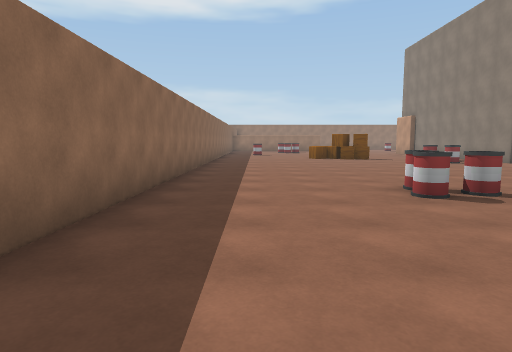
View 1 (above)

17 first-person views from a walk through a 3-D level made in the Unity game engine. The camera is 1.3 m above the floor, tilts 6° down and sees 75° across. The floor is counted in squares, 2 m on a side. Each view is taken from the middle of a square. On the plan, view 1 faces up. The plan holds only what a view shows up to about 10 squares ahead; the rest is blank. The place goes on beyond the plan. Some animated figures are left out.

View 2
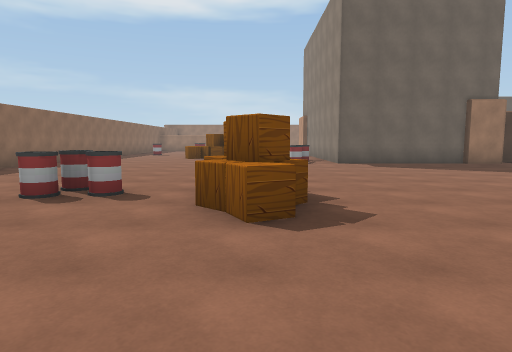

View 3
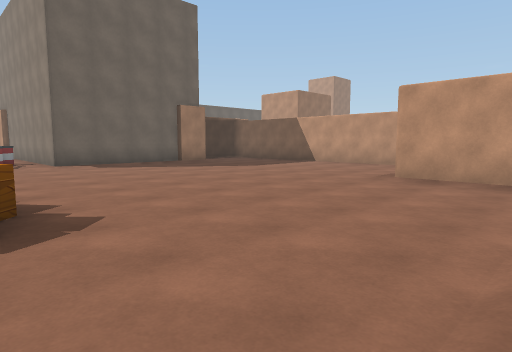

View 4
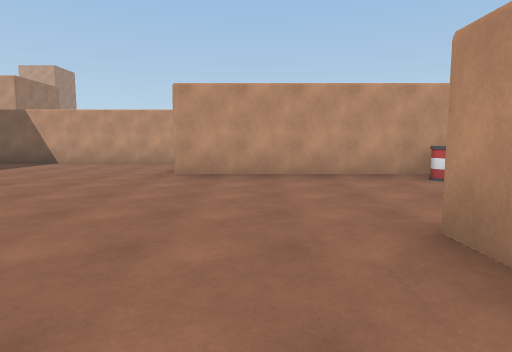

View 5
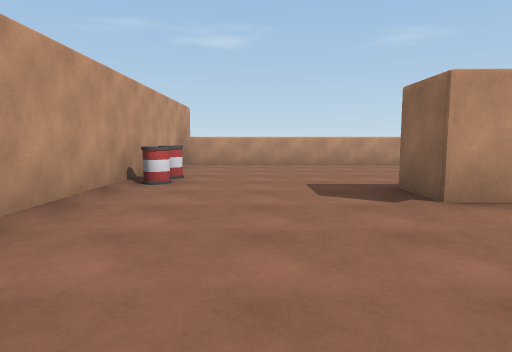

View 6
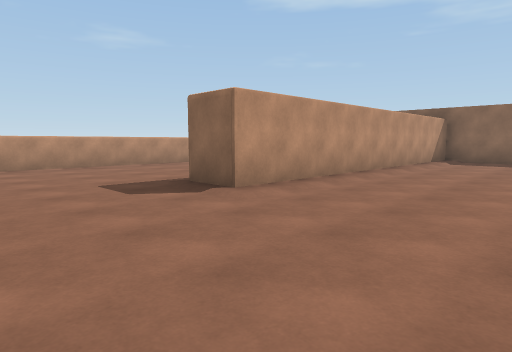

View 7
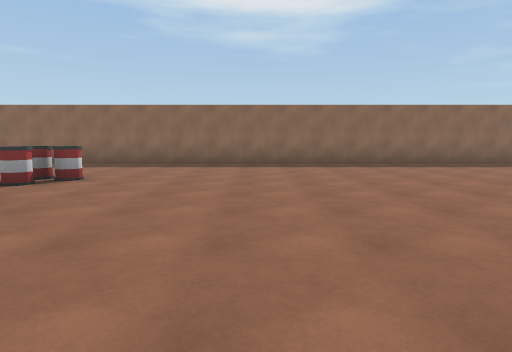

View 8
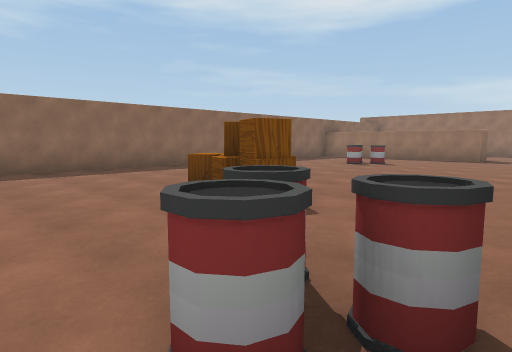

View 9
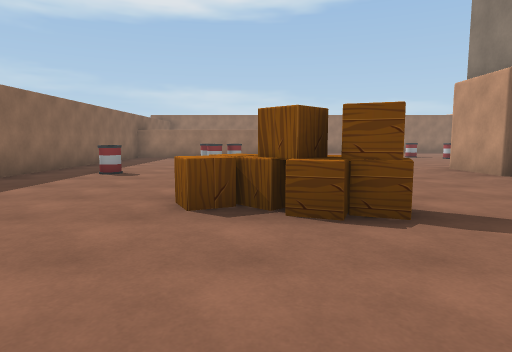

View 10
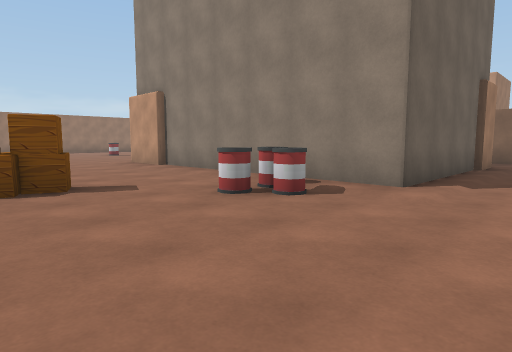

View 11
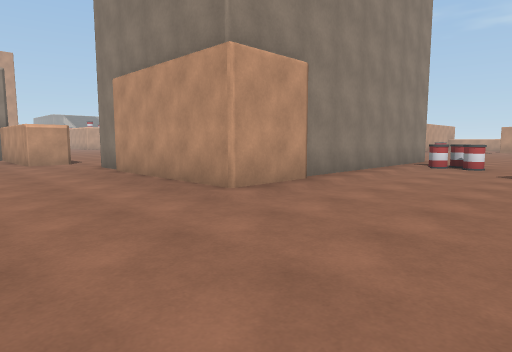

View 12
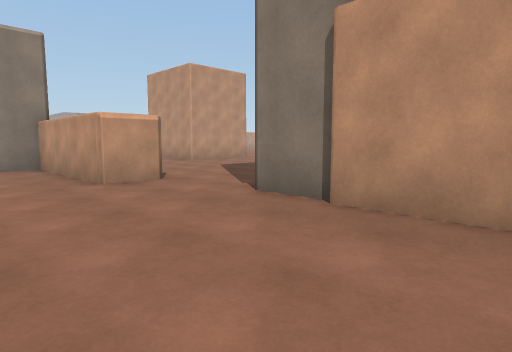

View 13
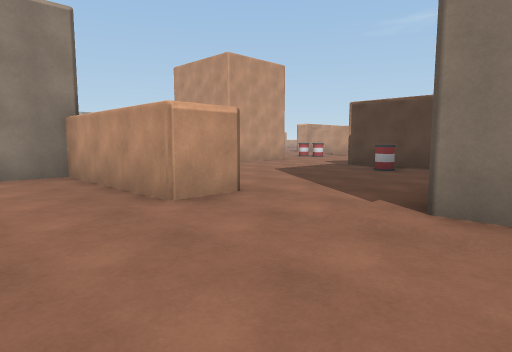

View 14
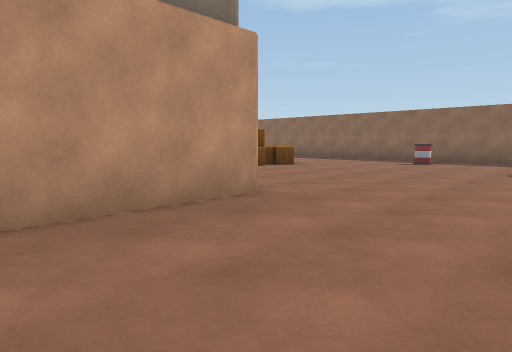

View 15
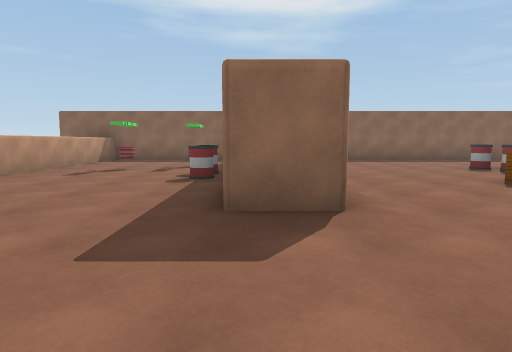

View 16
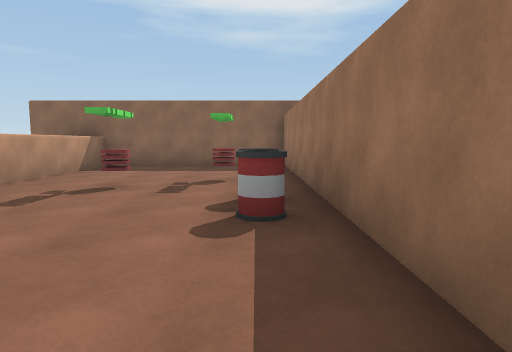

View 17
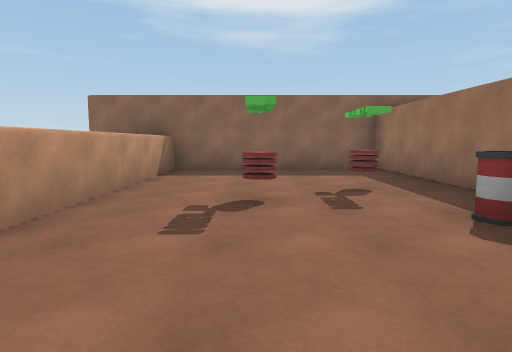

### Floor plan
Key: @ floor where view 1 was taken; # wall or solid block; . floor; = window, fence, low wall or low ledge; ^ raised ledge.
Columns run from 2 left of view 1 to 18 right of it. Each row starts with its distance up from view 1.
 20 #.. ^.............
 19 #...................#
 18 #................####
 17 #.........#####..#
 16 #.........#    ....
 15 #.........#    ......
 14 #....^....#    ......
 13 #....##...#    .=....
 12 #.........#     ##..
 11 #.......^.#      #.
 10 #.........#####  #
  9 #..............  #
  8 #.............  .#
  7 #................#
  6 #................#
  5 #......#.........#
  4 #...^..#.........#
  3 #......^.........#
  2 #............#
  1 #............#
  0 #.@..........#
 -1 ##########...#
 -2 #....#^......#
 -3 #............#
 -4 #...#........#
 -5 #............#
 -6 #^^^^^^^^^^^^^
 -7 #            #
 -8 #

Where each view was taken, in squares from view 1:
view 1: 0 up, 0 right, facing up
view 2: 0 up, 5 right, facing up
view 3: 0 up, 5 right, facing up-right
view 4: 1 up, 5 right, facing right
view 5: 3 up, 9 right, facing down
view 6: 3 up, 10 right, facing down-left
view 7: 8 up, 8 right, facing left
view 8: 10 up, 7 right, facing up-left
view 9: 10 up, 3 right, facing up
view 10: 8 up, 3 right, facing up-right
view 11: 20 up, 4 right, facing down-right
view 12: 20 up, 9 right, facing down-right
view 13: 20 up, 11 right, facing down-right
view 14: 20 up, 10 right, facing down-left
view 15: 1 down, 10 right, facing left
view 16: 2 down, 7 right, facing left
view 17: 4 down, 6 right, facing left
